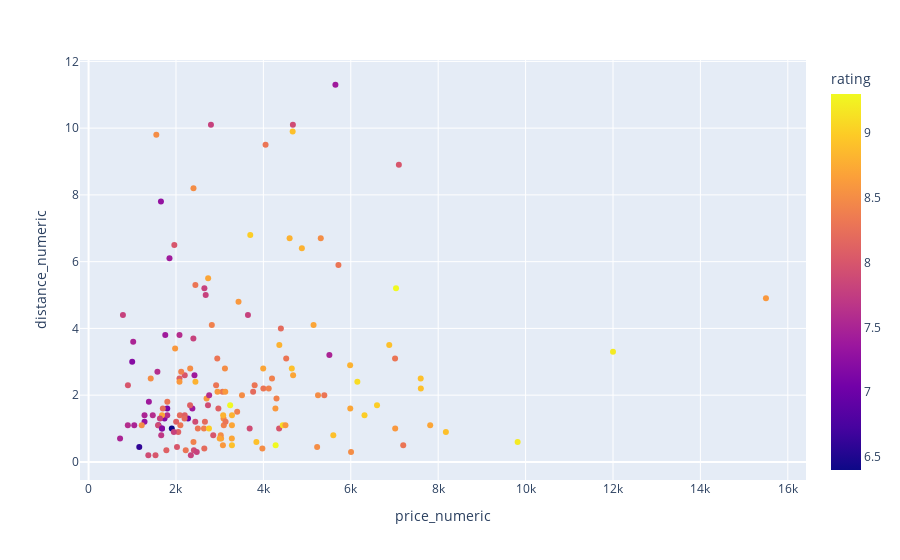

The notebook cell this image was saved under:
### Markdown cell above
## Dash

### Code cell
# testing the callback function part is working
import dash
from dash import Dash, dcc, html, Input, Output, callback
import plotly.express as px
import pandas as pd
from bs4 import BeautifulSoup
import requests 
import pandas as pd
import numpy as np
from web_crawler_func import booking_crawler
from data_cleaning import data_cleaner
def update_scatter_plot(selected_location,selected_start_date,selected_end_date):
    # Filter data based on selected category
    hotel_info=booking_crawler(selected_location,str(selected_start_date),str(selected_end_date))
    hotel_info_cleaned=data_cleaner(hotel_info)
    # Update scatter plot
    scatter_fig = px.scatter(hotel_info_cleaned, x="price_numeric", y="distance_numeric", color="rating",hover_data=['name',"rating","price"])
    
    return scatter_fig
update_scatter_plot("Taipei","2023-11-29","2023-11-30")

### Figure 1 — Plotly figure (JSON) as saved in the notebook; plotly's stock layout.template omitted (floating-point values rounded to 4 significant figures; data arrays with more than 128 entries replaced by an {"elided": "..."} marker saying what was removed)
{"data": [{"customdata": {"elided": "157x3 mixed values"}, "hovertemplate": "price_numeric=%{x}<br>distance_numeric=%{y}<br>name=%{customdata[0]}<br>rating=%{marker.color}<br>price=%{customdata[2]}<extra></extra>", "legendgroup": "", "marker": {"color": {"elided": "157 float values"}, "coloraxis": "coloraxis", "symbol": "circle"}, "mode": "markers", "name": "", "orientation": "v", "showlegend": false, "type": "scatter", "x": {"elided": "157 int values"}, "xaxis": "x", "y": {"elided": "157 float values"}, "yaxis": "y"}], "layout": {"coloraxis": {"colorbar": {"title": {"text": "rating"}}, "colorscale": [[0, "#0d0887"], [0.1111, "#46039f"], [0.2222, "#7201a8"], [0.3333, "#9c179e"], [0.4444, "#bd3786"], [0.5556, "#d8576b"], [0.6667, "#ed7953"], [0.7778, "#fb9f3a"], [0.8889, "#fdca26"], [1, "#f0f921"]]}, "legend": {"tracegroupgap": 0}, "margin": {"t": 60}, "xaxis": {"anchor": "y", "domain": [0, 1], "title": {"text": "price_numeric"}}, "yaxis": {"anchor": "x", "domain": [0, 1], "title": {"text": "distance_numeric"}}}}
